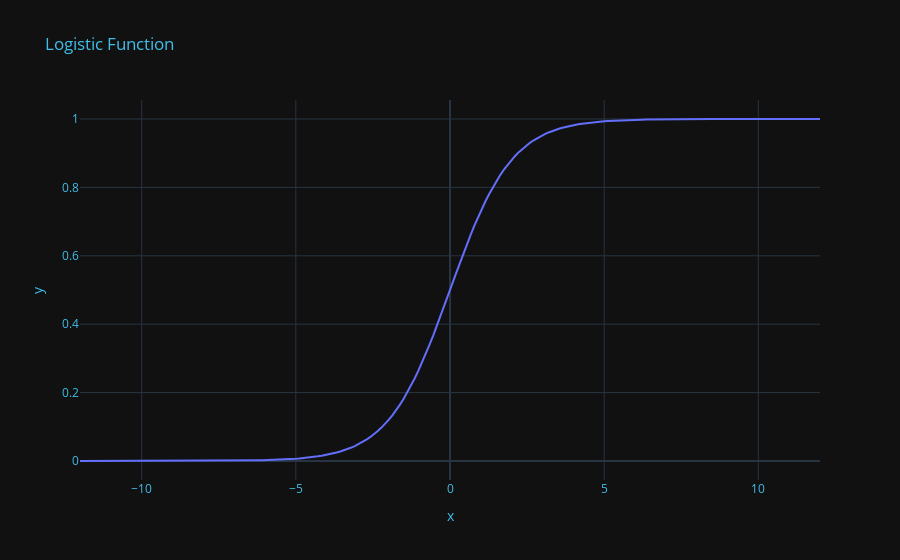

This figure's notebook cell:
### Markdown cell above
**Visualize the shape of the  Logistic function**

### Code cell
z = np.linspace(-12, 12, 200)

fig = px.line(x=z, y=sigmoid(z),title='Logistic Function',template="plotly_dark")
fig.update_layout(
    title_font_color="#41BEE9", 
    xaxis=dict(color="#41BEE9"), 
    yaxis=dict(color="#41BEE9") 
)
fig.show()

### Figure 1 — Plotly figure (JSON) as saved in the notebook; plotly's stock layout.template omitted (floating-point values rounded to 4 significant figures; data arrays with more than 128 entries replaced by an {"elided": "..."} marker saying what was removed)
{"data": [{"hovertemplate": "x=%{x}<br>y=%{y}<extra></extra>", "legendgroup": "", "line": {"color": "#636efa", "dash": "solid"}, "marker": {"symbol": "circle"}, "mode": "lines", "name": "", "orientation": "v", "showlegend": false, "type": "scatter", "x": {"elided": "200 float values"}, "xaxis": "x", "y": {"elided": "200 float values"}, "yaxis": "y"}], "layout": {"legend": {"tracegroupgap": 0}, "title": {"font": {"color": "#41BEE9"}, "text": "Logistic Function"}, "xaxis": {"anchor": "y", "color": "#41BEE9", "domain": [0, 1], "title": {"text": "x"}}, "yaxis": {"anchor": "x", "color": "#41BEE9", "domain": [0, 1], "title": {"text": "y"}}}}
